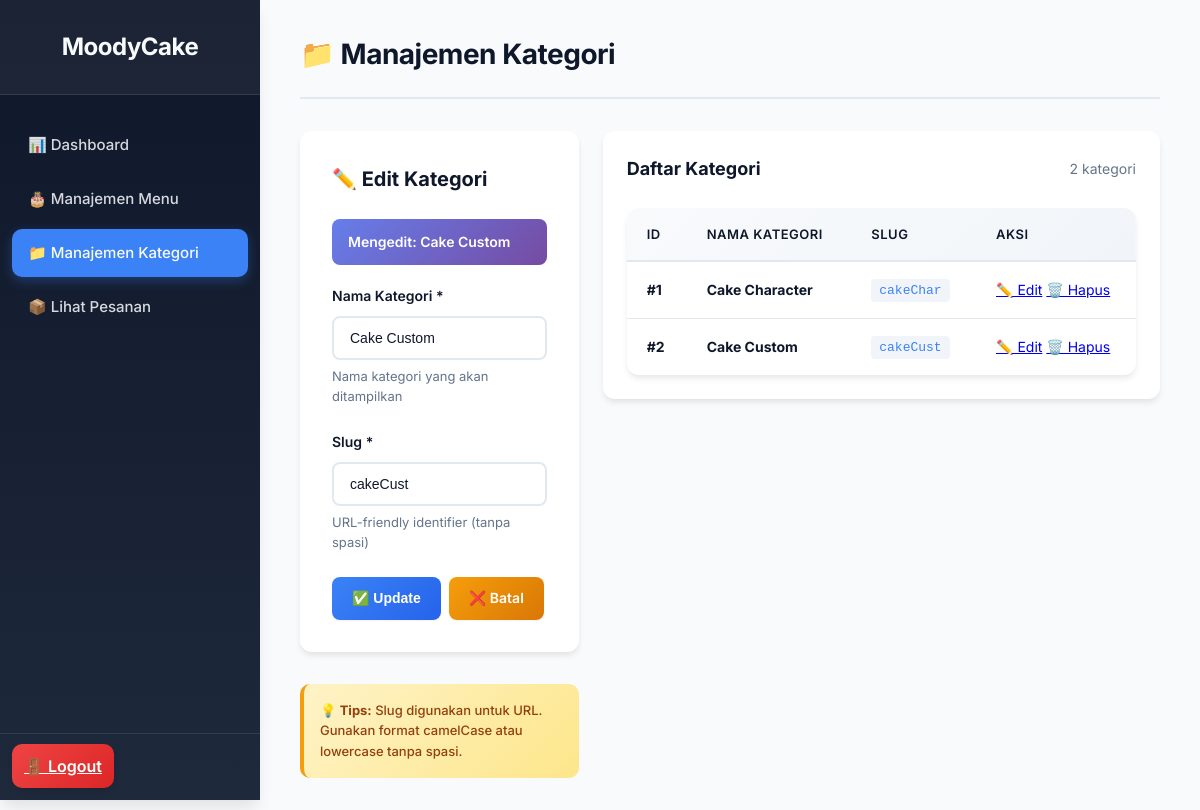
Screenshot of /admin/categories.php?action=edit&id=2 (signed in) with the database file from the repository.
### tables this page shows
CREATE TABLE `categories` (
  `id` int NOT NULL,
  `name` varchar(100) NOT NULL,
  `slug` varchar(100) NOT NULL
);

### admin/categories.php (the view, shortened to what this page needs)
<?php
include 'header.php';
include '../db_connect.php';
$category = ['id' => '', 'name' => '', 'slug' => ''];
if (isset($_GET['action']) && $_GET['action'] == 'edit' && isset($_GET['id'])) {
    $id = $_GET['id'];
    $stmt = $conn->prepare("SELECT * FROM categories WHERE id = ?");
    $stmt->bind_param("i", $id);
    $stmt->execute();
    $category = $stmt->get_result()->fetch_assoc();
}
?>
<div class="content-header">
    <h1>📁 Manajemen Kategori</h1>
</div>
<div style="display: grid; grid-template-columns: 1fr 2fr; gap: 24px; margin-top: 24px;">
    <div>
        <form action="categories.php" method="POST">
            <h3><?php echo empty($category['id']) ? '➕ Tambah Kategori' : '✏️ Edit Kategori'; ?></h3>
            <?php if (!empty($category['id'])): ?>
                <div style="background: linear-gradient(135deg, #667eea 0%, #764ba2 100%); padding: 12px 16px; border-radius: 8px; margin-bottom: 20px;">
                    <p style="color: white; margin: 0; font-size: 14px; font-weight: 600;">Mengedit: <?php echo htmlspecialchars($category['name']); ?></p>
                </div>
            <?php endif; ?>
            <div class="form-group">
                <label for="name">Nama Kategori *</label>
                <input type="text" id="name" name="name" value="<?php echo htmlspecialchars($category['name']); ?>" required placeholder="Contoh: Cake Character">
                <small>Nama kategori yang akan ditampilkan</small>
            </div>
            <div class="form-group">
                <label for="slug">Slug *</label>
                <input type="text" id="slug" name="slug" value="<?php echo htmlspecialchars($category['slug']); ?>" required placeholder="Contoh: cakeChar">
                <small>URL-friendly identifier (tanpa spasi)</small>
            </div>
            <div style="display: flex; gap: 8px;">
                <button type="submit" name="save_category" class="btn btn-primary">
                    <?php echo empty($category['id']) ? '💾 Simpan' : '✅ Update'; ?>
                </button>
                <?php if (!empty($category['id'])): ?>
                    <a href="categories.php" class="btn btn-warning">❌ Batal</a>
                <?php endif; ?>
            </div>
        </form>
        <div style="background: linear-gradient(135deg, #fef3c7 0%, #fde68a 100%); padding: 16px; border-radius: 10px; margin-top: 20px; border-left: 4px solid #f59e0b;">
            <p style="margin: 0; font-size: 13px; color: #92400e; font-weight: 500;">💡 <strong>Tips:</strong> Slug digunakan untuk URL. Gunakan format camelCase atau lowercase tanpa spasi.</p>
        </div>
    </div>
    <div>
        <div style="background: white; padding: 24px; border-radius: 12px; box-shadow: 0 4px 6px -1px rgba(0, 0, 0, 0.1);">
            <div style="display: flex; justify-content: space-between; align-items: center; margin-bottom: 20px;">
                <h3 style="font-size: 18px; font-weight: 700; margin: 0;">Daftar Kategori</h3>
                <span style="color: #64748b; font-size: 14px;">
                    <?php
                    $count = $conn->query("SELECT COUNT(*) as count FROM categories")->fetch_assoc()['count'];
                    echo $count . " kategori";
                    ?>
                </span>
            </div>
            <table>
                <thead>
                    <tr>
                        <th style="width: 60px;">ID</th>
                        <th>Nama Kategori</th>
                        <th>Slug</th>
                        <th style="width: 160px;">Aksi</th>
                    </tr>
                </thead>
                <tbody>
                    <?php
                    $result = $conn->query("SELECT * FROM categories ORDER BY id ASC");
                    if ($result->num_rows > 0):
                        while($row = $result->fetch_assoc()):
                    ?>
                    <tr>
                        <td><strong>#<?php echo $row['id']; ?></strong></td>
                        <td><strong><?php echo htmlspecialchars($row['name']); ?></strong></td>
                        <td>
                            <code style="background: #f1f5f9; padding: 4px 8px; border-radius: 4px; font-size: 13px; color: #3b82f6;">
                                <?php echo htmlspecialchars($row['slug']); ?>
                            </code>
                        </td>
                        <td class="action-links">
                            <a href="categories.php?action=edit&id=<?php echo $row['id']; ?>" class="edit">✏️ Edit</a>
                            <a href="categories.php?action=delete&id=<?php echo $row['id']; ?>" class="delete" onclick="return confirm('Menghapus kategori akan error jika masih ada produk di dalamnya. Yakin?');">🗑️ Hapus</a>
                        </td>
                    </tr>
                    <?php
                        endwhile;
                    endif; ?>
                </tbody>
            </table>
        </div>
    </div>
</div>
<?php
include 'footer.php';
?>

### admin/admin_style.css (style rules this page uses)
:root { --bg-primary: #0f172a; --bg-secondary: #1e293b; --bg-card: #ffffff; --bg-hover: #334155; --accent-blue: #3b82f6; --accent-blue-hover: #2563eb; --accent-green: #10b981; --accent-red: #ef4444; --accent-orange: #f59e0b; --accent-purple: #8b5cf6; --text-primary: #0f172a; --text-secondary: #64748b; --text-light: #f8fafc; --border-color: #e2e8f0; --shadow-sm: 0 1px 2px 0 rgba(0, 0, 0, 0.05); --shadow-md: 0 4px 6px -1px rgba(0, 0, 0, 0.1); --shadow-lg: 0 10px 15px -3px rgba(0, 0, 0, 0.1); }
* { margin: 0; padding: 0; box-sizing: border-box; }
body { font-family: 'Inter', -apple-system, BlinkMacSystemFont, "Segoe UI", Roboto, sans-serif; background-color: #f8fafc; color: var(--text-primary); line-height: 1.6; }
.content-header { margin-bottom: 32px; display: flex; justify-content: space-between; align-items: center; padding-bottom: 20px; border-bottom: 2px solid var(--border-color); }
.content-header h1 { font-size: 28px; font-weight: 700; color: var(--text-primary); letter-spacing: -0.5px; }
.btn { padding: 10px 20px; border: none; border-radius: 8px; text-decoration: none; color: white; cursor: pointer; font-weight: 600; font-size: 14px; transition: all 0.2s ease; display: inline-flex; align-items: center; gap: 8px; box-shadow: var(--shadow-sm); }
.btn-primary { background: linear-gradient(135deg, var(--accent-blue) 0%, #2563eb 100%); }
.btn-warning { background: linear-gradient(135deg, var(--accent-orange) 0%, #d97706 100%); color: white; }
table { width: 100%; border-collapse: separate; border-spacing: 0; margin-top: 24px; background-color: var(--bg-card); border-radius: 12px; overflow: hidden; box-shadow: var(--shadow-md); }
thead { background: linear-gradient(135deg, #f8fafc 0%, #f1f5f9 100%); }
th { padding: 16px 20px; text-align: left; font-weight: 600; color: var(--text-primary); font-size: 13px; text-transform: uppercase; letter-spacing: 0.5px; border-bottom: 2px solid var(--border-color); }
td { padding: 16px 20px; border-bottom: 1px solid var(--border-color); color: var(--text-primary); font-size: 14px; }
tbody tr { transition: all 0.2s ease; }
tbody tr:last-child td { border-bottom: none; }
form { background: var(--bg-card); padding: 32px; border-radius: 12px; box-shadow: var(--shadow-md); max-width: 800px; margin-bottom: 32px; }
form h3 { margin-bottom: 24px; color: var(--text-primary); font-size: 20px; font-weight: 700; }
.form-group { margin-bottom: 24px; }
.form-group label { display: block; margin-bottom: 8px; font-weight: 600; color: var(--text-primary); font-size: 14px; }
.form-group input, .form-group textarea, .form-group select { width: 100%; padding: 12px 16px; border: 2px solid var(--border-color); border-radius: 8px; font-size: 14px; transition: all 0.2s ease; background: white; color: var(--text-primary); }
.form-group small { display: block; margin-top: 6px; color: var(--text-secondary); font-size: 13px; }

### rows the page displays
categories: name "Cake Custom", slug "cakeCust", id "2"
categories: id "1", name "Cake Character", slug "cakeChar"

### other values shown
$count "2"
